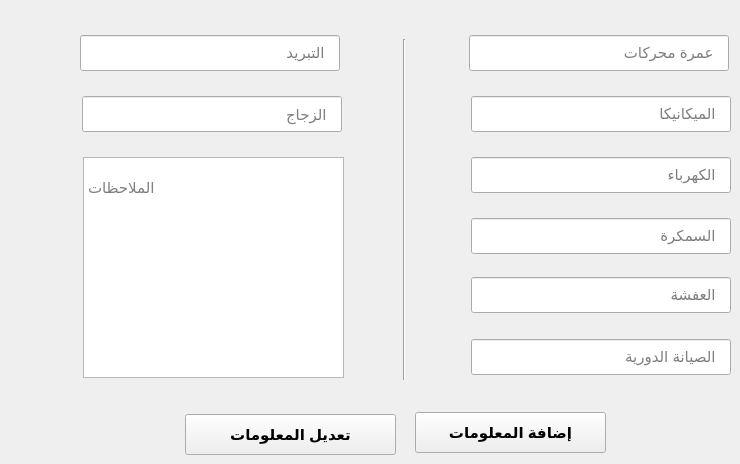
    <widget class="QWidget" name="tab_3">
     <attribute name="title">
      <string>الصيانة</string>
     </attribute>
     <widget class="QLineEdit" name="lineEdit_46">
      <property name="geometry">
       <rect>
        <x>471</x>
        <y>218</y>
        <width>260</width>
        <height>36</height>
       </rect>
      </property>
      <property name="font">
       <font>
        <pointsize>11</pointsize>
       </font>
      </property>
      <property name="locale">
       <locale language="Arabic" country="Egypt"/>
      </property>
      <property name="alignment">
       <set>Qt::AlignLeading|Qt::AlignLeft|Qt::AlignVCenter</set>
      </property>
      <property name="placeholderText">
       <string>   السمكرة</string>
      </property>
     </widget>
     <widget class="QLineEdit" name="lineEdit_47">
      <property name="geometry">
       <rect>
        <x>471</x>
        <y>96</y>
        <width>260</width>
        <height>36</height>
       </rect>
      </property>
      <property name="font">
       <font>
        <pointsize>11</pointsize>
       </font>
      </property>
      <property name="locale">
       <locale language="Arabic" country="Egypt"/>
      </property>
      <property name="alignment">
       <set>Qt::AlignLeading|Qt::AlignLeft|Qt::AlignVCenter</set>
      </property>
      <property name="placeholderText">
       <string>   الميكانيكا</string>
      </property>
     </widget>
     <widget class="QLineEdit" name="lineEdit_48">
      <property name="geometry">
       <rect>
        <x>471</x>
        <y>157</y>
        <width>260</width>
        <height>36</height>
       </rect>
      </property>
      <property name="font">
       <font>
        <pointsize>11</pointsize>
       </font>
      </property>
      <property name="locale">
       <locale language="Arabic" country="Egypt"/>
      </property>
      <property name="alignment">
       <set>Qt::AlignLeading|Qt::AlignLeft|Qt::AlignVCenter</set>
      </property>
      <property name="placeholderText">
       <string>   الكهرباء</string>
      </property>
     </widget>
     <widget class="QLineEdit" name="lineEdit_49">
      <property name="geometry">
       <rect>
        <x>469</x>
        <y>35</y>
        <width>260</width>
        <height>36</height>
       </rect>
      </property>
      <property name="font">
       <font>
        <pointsize>11</pointsize>
       </font>
      </property>
      <property name="locale">
       <locale language="Arabic" country="Egypt"/>
      </property>
      <property name="alignment">
       <set>Qt::AlignLeading|Qt::AlignLeft|Qt::AlignVCenter</set>
      </property>
      <property name="placeholderText">
       <string>   عمرة محركات</string>
      </property>
     </widget>
     <widget class="QLineEdit" name="lineEdit_50">
      <property name="geometry">
       <rect>
        <x>471</x>
        <y>277</y>
        <width>260</width>
        <height>36</height>
       </rect>
      </property>
      <property name="font">
       <font>
        <pointsize>11</pointsize>
       </font>
      </property>
      <property name="locale">
       <locale language="Arabic" country="Egypt"/>
      </property>
      <property name="alignment">
       <set>Qt::AlignLeading|Qt::AlignLeft|Qt::AlignVCenter</set>
      </property>
      <property name="placeholderText">
       <string>   العفشة</string>
      </property>
     </widget>
     <widget class="QLineEdit" name="lineEdit_51">
      <property name="geometry">
       <rect>
        <x>471</x>
        <y>339</y>
        <width>260</width>
        <height>36</height>
       </rect>
      </property>
      <property name="font">
       <font>
        <pointsize>11</pointsize>
       </font>
      </property>
      <property name="locale">
       <locale language="Arabic" country="Egypt"/>
      </property>
      <property name="alignment">
       <set>Qt::AlignLeading|Qt::AlignLeft|Qt::AlignVCenter</set>
      </property>
      <property name="placeholderText">
       <string>   الصيانة الدورية</string>
      </property>
     </widget>
     <widget class="QLineEdit" name="lineEdit_52">
      <property name="geometry">
       <rect>
        <x>82</x>
        <y>96</y>
        <width>260</width>
        <height>36</height>
       </rect>
      </property>
      <property name="font">
       <font>
        <pointsize>11</pointsize>
       </font>
      </property>
      <property name="locale">
       <locale language="Arabic" country="Egypt"/>
      </property>
      <property name="alignment">
       <set>Qt::AlignLeading|Qt::AlignLeft|Qt::AlignVCenter</set>
      </property>
      <property name="placeholderText">
       <string>   الزجاج</string>
      </property>
     </widget>
     <widget class="QLineEdit" name="lineEdit_53">
      <property name="geometry">
       <rect>
        <x>80</x>
        <y>35</y>
        <width>260</width>
        <height>36</height>
       </rect>
      </property>
      <property name="font">
       <font>
        <pointsize>11</pointsize>
       </font>
      </property>
      <property name="locale">
       <locale language="Arabic" country="Egypt"/>
      </property>
      <property name="alignment">
       <set>Qt::AlignLeading|Qt::AlignLeft|Qt::AlignVCenter</set>
      </property>
      <property name="placeholderText">
       <string>   التبريد</string>
      </property>
     </widget>
     <widget class="QPlainTextEdit" name="plainTextEdit">
      <property name="geometry">
       <rect>
        <x>83</x>
        <y>157</y>
        <width>261</width>
        <height>221</height>
       </rect>
      </property>
      <property name="font">
       <font>
        <pointsize>11</pointsize>
       </font>
      </property>
      <property name="placeholderText">
       <string>                                                                الملاحظات</string>
      </property>
     </widget>
     <widget class="Line" name="line_4">
      <property name="geometry">
       <rect>
        <x>394</x>
        <y>39</y>
        <width>20</width>
        <height>341</height>
       </rect>
      </property>
      <property name="orientation">
       <enum>Qt::Vertical</enum>
      </property>
     </widget>
     <widget class="QPushButton" name="pushButton_13">
      <property name="geometry">
       <rect>
        <x>185</x>
        <y>414</y>
        <width>211</width>
        <height>41</height>
       </rect>
      </property>
      <property name="font">
       <font>
        <pointsize>11</pointsize>
        <weight>75</weight>
        <bold>true</bold>
       </font>
      </property>
      <property name="text">
       <string>تعديل المعلومات</string>
      </property>
     </widget>
     <widget class="QPushButton" name="pushButton_14">
      <property name="geometry">
       <rect>
        <x>415</x>
        <y>412</y>
        <width>191</width>
        <height>41</height>
       </rect>
      </property>
      <property name="font">
       <font>
        <pointsize>11</pointsize>
        <weight>75</weight>
        <bold>true</bold>
       </font>
      </property>
      <property name="text">
       <string>إضافة المعلومات</string>
      </property>
     </widget>
    </widget>
